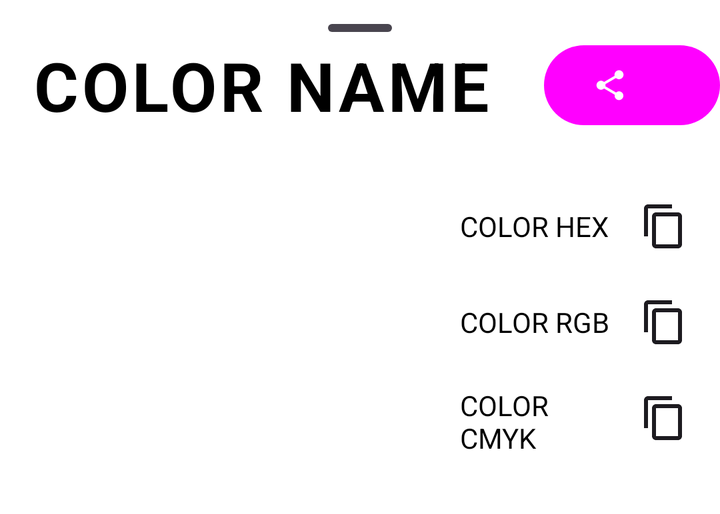
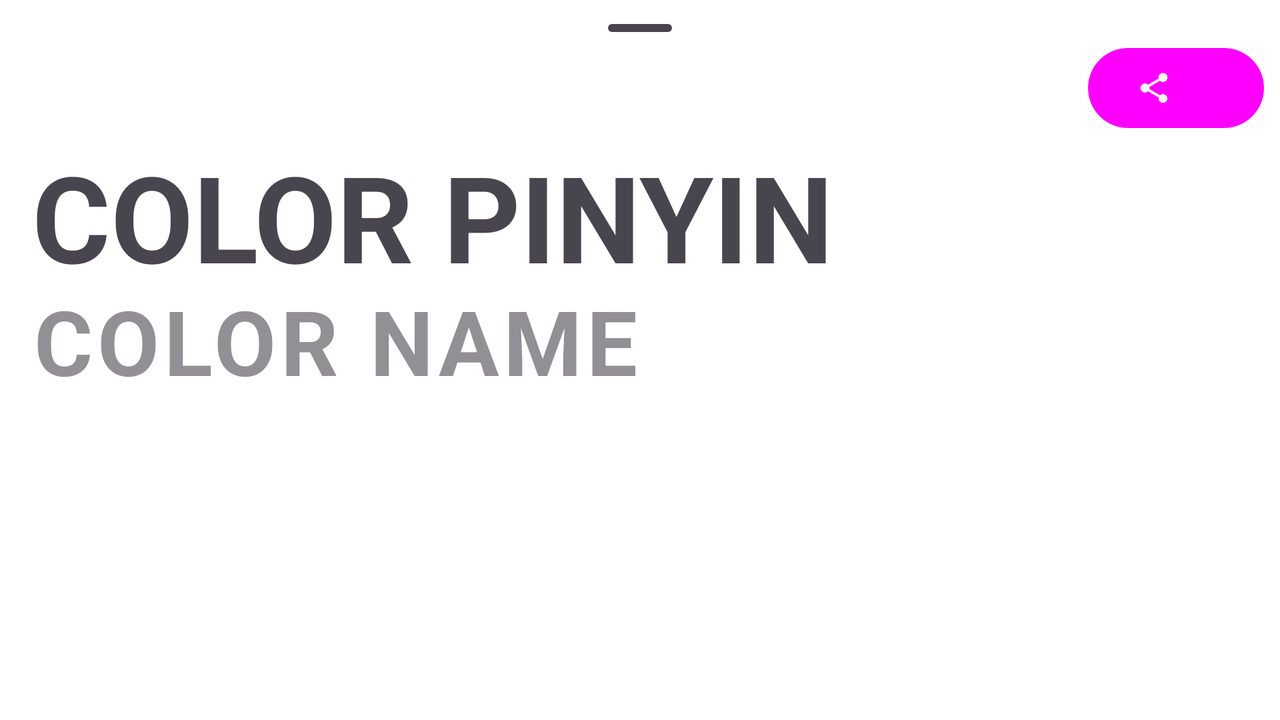

Compare how this app lays out the same screen by default and in its alternative resource folder. The renders come first, then the two layout files and the values they reference.
<!-- AndroidManifest.xml: application theme Theme.OriginalColor -->
<!-- res/layout/modal_bottom_sheet_content.xml -->
<?xml version="1.0" encoding="utf-8"?>
<androidx.coordinatorlayout.widget.CoordinatorLayout xmlns:android="http://schemas.android.com/apk/res/android"
    xmlns:app="http://schemas.android.com/apk/res-auto"
    xmlns:tools="http://schemas.android.com/tools"
    android:layout_width="match_parent"
    android:layout_height="wrap_content">

    <androidx.constraintlayout.widget.ConstraintLayout
        android:id="@+id/bottomSheetLayout"
        android:layout_width="match_parent"
        android:layout_height="match_parent">

        <com.google.android.material.bottomsheet.BottomSheetDragHandleView
            android:id="@+id/drag_handle"
            android:layout_width="match_parent"
            android:layout_height="wrap_content"
            app:layout_constraintTop_toTopOf="parent" />

        <TextView
            android:id="@+id/colorPinyin"
            android:layout_width="wrap_content"
            android:layout_height="wrap_content"
            app:layout_constraintBottom_toBottomOf="@+id/colorName"
            app:layout_constraintEnd_toEndOf="@+id/colorName"
            app:layout_constraintStart_toStartOf="@+id/colorName"
            app:layout_constraintTop_toTopOf="@+id/colorName" />

        <TextView
            android:id="@+id/colorName"
            style="@style/ColorNameText"
            android:layout_width="wrap_content"
            android:layout_height="wrap_content"
            android:layout_marginStart="16dp"
            android:layout_marginTop="20dp"
            android:letterSpacing="0.05"
            android:text="@string/text_color_name"
            android:textAppearance="?attr/textAppearanceHeadline4"
            android:textStyle="bold"
            app:layout_constraintStart_toStartOf="parent"
            app:layout_constraintTop_toTopOf="parent" />

        <Button
            android:id="@+id/shareColor"
            style="@style/ThemeOverlay.App.IconButton"
            android:layout_width="wrap_content"
            android:layout_height="wrap_content"
            android:contentDescription="@string/btn_share"
            app:icon="@drawable/ic_share"
            app:layout_constraintBottom_toBottomOf="@+id/colorName"
            app:layout_constraintEnd_toEndOf="parent"
            app:layout_constraintTop_toTopOf="@+id/colorName" />

        <com.google.android.material.card.MaterialCardView
            android:id="@+id/colorCardView"
            android:layout_width="0dp"
            android:layout_height="160dp"
            android:layout_marginStart="16dp"
            app:cardCornerRadius="16dp"
            app:layout_constraintBottom_toBottomOf="@+id/copyColorLayout"
            app:layout_constraintEnd_toStartOf="@+id/guideline"
            app:layout_constraintStart_toStartOf="parent"
            app:layout_constraintTop_toTopOf="@+id/copyColorLayout"
            app:strokeWidth="0dp" />

        <androidx.constraintlayout.widget.ConstraintLayout
            android:id="@+id/copyColorLayout"
            android:layout_width="0dp"
            android:layout_height="wrap_content"
            android:layout_marginStart="16dp"
            android:layout_marginTop="24dp"
            android:layout_marginEnd="8dp"
            android:layout_marginBottom="24dp"
            app:layout_constraintBottom_toBottomOf="parent"
            app:layout_constraintEnd_toEndOf="parent"
            app:layout_constraintHorizontal_bias="1.0"
            app:layout_constraintStart_toEndOf="@+id/colorCardView"
            app:layout_constraintTop_toBottomOf="@+id/colorName">

            <TextView
                android:id="@+id/colorHEX"
                style="@style/ColorInfoText"
                android:layout_width="0dp"
                android:layout_height="48dp"
                android:gravity="center_vertical"
                android:text="@string/text_color_hex"
                app:layout_constraintBottom_toTopOf="@+id/colorRGB"
                app:layout_constraintEnd_toEndOf="parent"
                app:layout_constraintHorizontal_bias="1.0"
                app:layout_constraintStart_toStartOf="parent"
                app:layout_constraintTop_toTopOf="parent" />

            <TextView
                android:id="@+id/colorRGB"
                style="@style/ColorInfoText"
                android:layout_width="0dp"
                android:layout_height="48dp"
                android:gravity="center_vertical"
                android:text="@string/text_color_rgb"
                app:layout_constraintBottom_toTopOf="@+id/colorCMYK"
                app:layout_constraintEnd_toEndOf="@+id/colorHEX"
                app:layout_constraintHorizontal_bias="1.0"
                app:layout_constraintStart_toStartOf="@+id/colorHEX"
                app:layout_constraintTop_toBottomOf="@+id/colorHEX" />

            <TextView
                android:id="@+id/colorCMYK"
                style="@style/ColorInfoText"
                android:layout_width="0dp"
                android:layout_height="48dp"
                android:gravity="center_vertical"
                android:text="@string/text_color_cmyk"
                app:layout_constraintBottom_toBottomOf="parent"
                app:layout_constraintEnd_toEndOf="@+id/colorRGB"
                app:layout_constraintHorizontal_bias="1.0"
                app:layout_constraintStart_toStartOf="parent"
                app:layout_constraintTop_toBottomOf="@+id/colorRGB" />

        </androidx.constraintlayout.widget.ConstraintLayout>

        <androidx.constraintlayout.widget.Guideline
            android:id="@+id/guideline"
            android:layout_width="wrap_content"
            android:layout_height="wrap_content"
            android:orientation="vertical"
            app:layout_constraintGuide_begin="206dp" />

    </androidx.constraintlayout.widget.ConstraintLayout>
</androidx.coordinatorlayout.widget.CoordinatorLayout>
<!-- resources referenced by this layout -->
<resources>
  <!-- drawable ic_share (drawable) -->
  <vector android:height="24dp" android:tint="?android:attr/textColorPrimary"
      android:viewportHeight="24" android:viewportWidth="24"
      android:width="24dp" xmlns:android="http://schemas.android.com/apk/res/android">
      <path android:fillColor="@android:color/white" android:pathData="M18,16.08c-0.76,0 -1.44,0.3 -1.96,0.77L8.91,12.7c0.05,-0.23 0.09,-0.46 0.09,-0.7s-0.04,-0.47 -0.09,-0.7l7.05,-4.11c0.54,0.5 1.25,0.81 2.04,0.81 1.66,0 3,-1.34 3,-3s-1.34,-3 -3,-3 -3,1.34 -3,3c0,0.24 0.04,0.47 0.09,0.7L8.04,9.81C7.5,9.31 6.79,9 6,9c-1.66,0 -3,1.34 -3,3s1.34,3 3,3c0.79,0 1.5,-0.31 2.04,-0.81l7.12,4.16c-0.05,0.21 -0.08,0.43 -0.08,0.65 0,1.61 1.31,2.92 2.92,2.92 1.61,0 2.92,-1.31 2.92,-2.92s-1.31,-2.92 -2.92,-2.92z"/>
  </vector>
  <string name="btn_share">分享</string>
  <string name="text_color_cmyk" translatable="false">COLOR CMYK</string>
  <string name="text_color_hex" translatable="false">COLOR HEX</string>
  <string name="text_color_name" translatable="false">COLOR NAME</string>
  <string name="text_color_rgb" translatable="false">COLOR RGB</string>
  <style name="ColorInfoText">
          <item name="drawableEndCompat">@drawable/ic_copy</item>
          <item name="android:drawablePadding">8dp</item>
          <item name="android:textColor">@color/black</item>
          <item name="android:clickable">true</item>
          <item name="android:background">?attr/selectableItemBackground</item>
          <item name="android:padding">8dp</item>
      </style>
  <style name="ColorNameText">
          <item name="android:textColor">@color/black</item>
      </style>
  <style name="ThemeOverlay.App.IconButton" parent="Widget.Material3.Button.IconButton">
          <item name="iconTint">@color/white</item>
      </style>
  <style name="Theme.OriginalColor" parent="Base.Theme.OriginalColor" />
  <!-- drawable ic_copy (drawable) -->
  <vector android:height="24dp" android:tint="?android:attr/textColorPrimary"
      android:viewportHeight="24" android:viewportWidth="24"
      android:width="24dp" xmlns:android="http://schemas.android.com/apk/res/android">
      <path android:fillColor="@android:color/white" android:pathData="M16,1L4,1c-1.1,0 -2,0.9 -2,2v14h2L4,3h12L16,1zM19,5L8,5c-1.1,0 -2,0.9 -2,2v14c0,1.1 0.9,2 2,2h11c1.1,0 2,-0.9 2,-2L21,7c0,-1.1 -0.9,-2 -2,-2zM19,21L8,21L8,7h11v14z"/>
  </vector>
  <color name="black">#FF000000</color>
  <color name="white">#FFFFFFFF</color>
  <style name="Base.Theme.OriginalColor" parent="Theme.Material3.DayNight.NoActionBar">
          
           <item name="colorPrimary">@color/my_light_primary</item>
          <item name="colorOnPrimary">@color/white</item>
          <item name="colorPrimaryContainer">@color/my_light_primary</item>
          
          <item name="android:colorBackground">@color/white</item>
          
          <item name="colorSurface">@color/white</item>
          <item name="android:statusBarColor">@android:color/transparent</item>
          <item name="android:windowLightStatusBar">true</item>
          <item name="android:navigationBarColor">@android:color/transparent</item>
          <item name="chipStyle">@style/Widget.Material3.Chip.Filter</item>
          <item name="bottomSheetDialogTheme">@style/ThemeOverlay.App.BottomSheetDialog</item>
      </style>
  <style name="ThemeOverlay.App.BottomSheetDialog" parent="ThemeOverlay.Material3.BottomSheetDialog">
          <item name="bottomSheetStyle">@style/ModalBottomSheetDialog</item>
      </style>
  <style name="ModalBottomSheetDialog" parent="Widget.Material3.BottomSheet.Modal">
          <item name="shapeAppearance">@style/ShapeAppearance.App.LargeComponent</item>
          <item name="shouldRemoveExpandedCorners">false</item>
      </style>
  <style name="ShapeAppearance.App.LargeComponent" parent="ShapeAppearance.Material3.LargeComponent">
          <item name="cornerFamily">rounded</item>
          <item name="cornerSize">24dp</item>
      </style>
</resources>
<!-- res/layout-land/modal_bottom_sheet_content.xml (the repository's variant of the layout above) -->
<!-- drawn on the phone turned sideways -->
<?xml version="1.0" encoding="utf-8"?>
<androidx.coordinatorlayout.widget.CoordinatorLayout xmlns:android="http://schemas.android.com/apk/res/android"
    xmlns:app="http://schemas.android.com/apk/res-auto"
    xmlns:tools="http://schemas.android.com/tools"
    android:layout_width="match_parent"
    android:layout_height="match_parent">

    <androidx.constraintlayout.widget.ConstraintLayout
        android:id="@+id/bottomSheetLayout"
        android:layout_width="match_parent"
        android:layout_height="match_parent">

        <com.google.android.material.bottomsheet.BottomSheetDragHandleView
            android:id="@+id/drag_handle"
            android:layout_width="match_parent"
            android:layout_height="wrap_content"
            app:layout_constraintTop_toTopOf="parent" />

        <TextView
            android:id="@+id/colorPinyin"
            android:layout_width="wrap_content"
            android:layout_height="wrap_content"
            android:maxLines="1"
            android:singleLine="true"
            android:text="@string/text_color_pinyin"
            android:layout_marginStart="16dp"
            android:textSize="60sp"
            android:textStyle="bold"
            app:layout_constraintStart_toStartOf="parent"
            app:layout_constraintTop_toBottomOf="@+id/shareColor" />

        <TextView
            android:id="@+id/colorName"
            android:layout_width="wrap_content"
            android:layout_height="wrap_content"
            android:layout_marginTop="-8dp"
            android:alpha="0.6"
            android:letterSpacing="0.05"
            android:text="@string/text_color_name"
            android:textAppearance="?attr/textAppearanceHeadline4"
            android:textSize="45sp"
            android:textStyle="bold"
            app:layout_constraintStart_toStartOf="@+id/colorPinyin"
            app:layout_constraintTop_toBottomOf="@+id/colorPinyin" />

        <Button
            android:id="@+id/shareColor"
            style="@style/ThemeOverlay.App.IconButton"
            android:layout_width="wrap_content"
            android:layout_height="wrap_content"
            android:layout_marginTop="20dp"
            android:layout_marginEnd="8dp"
            android:contentDescription="@string/btn_share"
            app:icon="@drawable/ic_share"
            app:layout_constraintEnd_toEndOf="parent"
            app:layout_constraintTop_toTopOf="parent" />

        <com.google.android.material.card.MaterialCardView
            android:id="@+id/colorCardView"
            android:layout_width="0dp"
            android:layout_height="258dp"
            android:layout_marginStart="20dp"
            android:layout_marginEnd="20dp"
            app:cardCornerRadius="16dp"
            android:layout_marginTop="20dp"
            app:layout_constraintEnd_toEndOf="parent"
            app:layout_constraintStart_toStartOf="parent"
            app:layout_constraintTop_toBottomOf="@+id/colorName"
            app:strokeWidth="0dp" />

        <androidx.constraintlayout.widget.ConstraintLayout
            android:id="@+id/copyColorLayout"
            android:layout_width="0dp"
            android:layout_height="wrap_content"
            android:layout_margin="20dp"
            app:layout_constraintBottom_toBottomOf="parent"
            app:layout_constraintEnd_toEndOf="parent"
            app:layout_constraintStart_toStartOf="parent"
            app:layout_constraintTop_toBottomOf="@+id/colorCardView"
            app:layout_constraintVertical_bias="0.0">

            <TextView
                android:id="@+id/colorHEX"
                style="@style/ColorInfoText"
                android:layout_width="0dp"
                android:layout_height="48dp"
                android:gravity="center_vertical"
                android:text="@string/text_color_hex"
                android:textStyle="bold"
                app:layout_constraintBottom_toTopOf="@+id/colorRGB"
                app:layout_constraintEnd_toEndOf="parent"
                app:layout_constraintHorizontal_bias="1.0"
                app:layout_constraintStart_toStartOf="parent"
                app:layout_constraintTop_toTopOf="parent" />

            <TextView
                android:id="@+id/colorRGB"
                style="@style/ColorInfoText"
                android:layout_width="0dp"
                android:layout_height="48dp"
                android:gravity="center_vertical"
                android:text="@string/text_color_rgb"
                android:textStyle="bold"
                app:layout_constraintBottom_toTopOf="@+id/colorCMYK"
                app:layout_constraintEnd_toEndOf="@+id/colorHEX"
                app:layout_constraintHorizontal_bias="1.0"
                app:layout_constraintStart_toStartOf="@+id/colorHEX"
                app:layout_constraintTop_toBottomOf="@+id/colorHEX" />

            <TextView
                android:id="@+id/colorCMYK"
                style="@style/ColorInfoText"
                android:layout_width="0dp"
                android:layout_height="48dp"
                android:gravity="center_vertical"
                android:text="@string/text_color_cmyk"
                android:textStyle="bold"
                app:layout_constraintBottom_toBottomOf="parent"
                app:layout_constraintEnd_toEndOf="@+id/colorRGB"
                app:layout_constraintHorizontal_bias="1.0"
                app:layout_constraintStart_toStartOf="parent"
                app:layout_constraintTop_toBottomOf="@+id/colorRGB" />

        </androidx.constraintlayout.widget.ConstraintLayout>

    </androidx.constraintlayout.widget.ConstraintLayout>
</androidx.coordinatorlayout.widget.CoordinatorLayout>
<!-- resources referenced by the variant -->
<!-- as the phone turned sideways resolves them -->
<resources>
  <!-- drawable ic_share (drawable) -->
  <vector android:height="24dp" android:tint="?android:attr/textColorPrimary"
      android:viewportHeight="24" android:viewportWidth="24"
      android:width="24dp" xmlns:android="http://schemas.android.com/apk/res/android">
      <path android:fillColor="@android:color/white" android:pathData="M18,16.08c-0.76,0 -1.44,0.3 -1.96,0.77L8.91,12.7c0.05,-0.23 0.09,-0.46 0.09,-0.7s-0.04,-0.47 -0.09,-0.7l7.05,-4.11c0.54,0.5 1.25,0.81 2.04,0.81 1.66,0 3,-1.34 3,-3s-1.34,-3 -3,-3 -3,1.34 -3,3c0,0.24 0.04,0.47 0.09,0.7L8.04,9.81C7.5,9.31 6.79,9 6,9c-1.66,0 -3,1.34 -3,3s1.34,3 3,3c0.79,0 1.5,-0.31 2.04,-0.81l7.12,4.16c-0.05,0.21 -0.08,0.43 -0.08,0.65 0,1.61 1.31,2.92 2.92,2.92 1.61,0 2.92,-1.31 2.92,-2.92s-1.31,-2.92 -2.92,-2.92z"/>
  </vector>
  <string name="btn_share">分享</string>
  <string name="text_color_cmyk" translatable="false">COLOR CMYK</string>
  <string name="text_color_hex" translatable="false">COLOR HEX</string>
  <string name="text_color_name" translatable="false">COLOR NAME</string>
  <string name="text_color_pinyin" translatable="false">COLOR PINYIN</string>
  <string name="text_color_rgb" translatable="false">COLOR RGB</string>
  <style name="ColorInfoText">
          <item name="drawableEndCompat">@drawable/ic_copy</item>
          <item name="android:drawablePadding">8dp</item>
          <item name="android:textColor">@color/black</item>
          <item name="android:clickable">true</item>
          <item name="android:background">?attr/selectableItemBackground</item>
          <item name="android:padding">8dp</item>
      </style>
  <style name="ThemeOverlay.App.IconButton" parent="Widget.Material3.Button.IconButton">
          <item name="iconTint">@color/white</item>
      </style>
  <style name="Theme.OriginalColor" parent="Base.Theme.OriginalColor" />
  <!-- drawable ic_copy (drawable) -->
  <vector android:height="24dp" android:tint="?android:attr/textColorPrimary"
      android:viewportHeight="24" android:viewportWidth="24"
      android:width="24dp" xmlns:android="http://schemas.android.com/apk/res/android">
      <path android:fillColor="@android:color/white" android:pathData="M16,1L4,1c-1.1,0 -2,0.9 -2,2v14h2L4,3h12L16,1zM19,5L8,5c-1.1,0 -2,0.9 -2,2v14c0,1.1 0.9,2 2,2h11c1.1,0 2,-0.9 2,-2L21,7c0,-1.1 -0.9,-2 -2,-2zM19,21L8,21L8,7h11v14z"/>
  </vector>
  <color name="black">#FF000000</color>
  <color name="white">#FFFFFFFF</color>
  <style name="Base.Theme.OriginalColor" parent="Theme.Material3.DayNight.NoActionBar">
          
           <item name="colorPrimary">@color/my_light_primary</item>
          <item name="colorOnPrimary">@color/white</item>
          <item name="colorPrimaryContainer">@color/my_light_primary</item>
          
          <item name="android:colorBackground">@color/white</item>
          
          <item name="colorSurface">@color/white</item>
          <item name="android:statusBarColor">@android:color/transparent</item>
          <item name="android:windowLightStatusBar">true</item>
          <item name="android:navigationBarColor">@android:color/transparent</item>
          <item name="chipStyle">@style/Widget.Material3.Chip.Filter</item>
          <item name="bottomSheetDialogTheme">@style/ThemeOverlay.App.BottomSheetDialog</item>
      </style>
  <style name="ThemeOverlay.App.BottomSheetDialog" parent="ThemeOverlay.Material3.BottomSheetDialog">
          <item name="bottomSheetStyle">@style/ModalBottomSheetDialog</item>
      </style>
  <style name="ModalBottomSheetDialog" parent="Widget.Material3.BottomSheet.Modal">
          <item name="shapeAppearance">@style/ShapeAppearance.App.LargeComponent</item>
          <item name="shouldRemoveExpandedCorners">false</item>
      </style>
  <style name="ShapeAppearance.App.LargeComponent" parent="ShapeAppearance.Material3.LargeComponent">
          <item name="cornerFamily">rounded</item>
          <item name="cornerSize">24dp</item>
      </style>
</resources>
